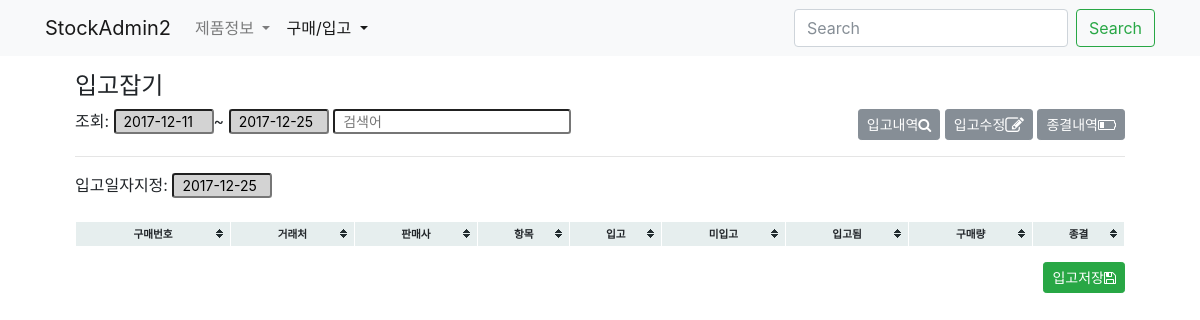
Before: /buy/stockrecord/stocking/ with the older database file.
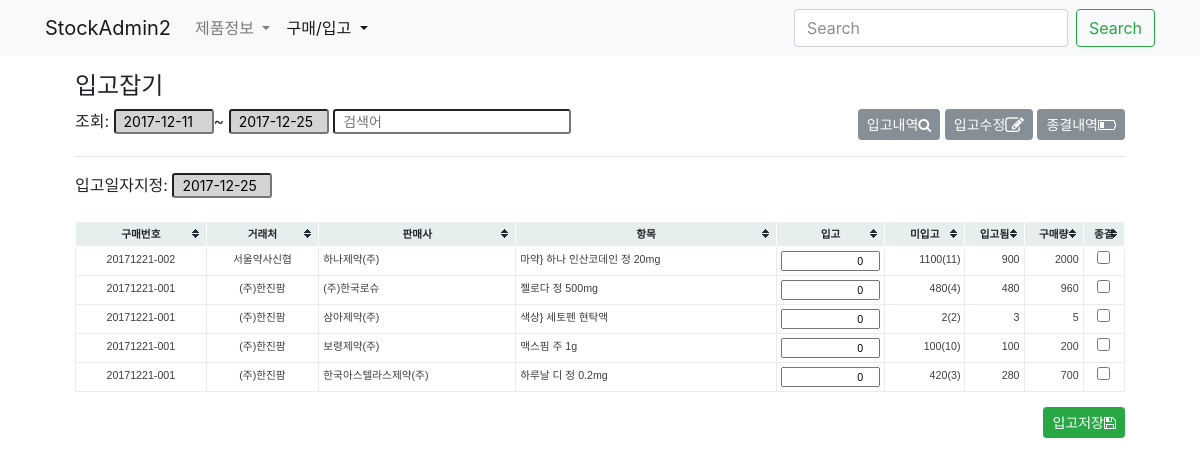
After: the same page with the newer database file.
### buy/models.py (models this page shows, shortened)
class StockRecord(models.Model):
    buyitem = models.ForeignKey(BuyItem, on_delete=models.CASCADE)
    date = models.DateField('입고일자', blank=True, null=True)
    amount = models.IntegerField('입고수량', default=0)
    updated = models.DateTimeField(auto_now=True)
    created = models.DateTimeField(auto_now_add=True)
    objects = StockRecordManager()
    class Meta:
        verbose_name_plural = '입고기록'
        verbose_name = '입고기록'
        ordering = '-buyitem__created',
    def __init__(self, *args, **kwargs):
        super(StockRecord, self).__init__(*args, **kwargs)
        self.old_amount  = self.amount

class BuyItem(models.Model):
    buy = models.ForeignKey(Buy, null=True, blank=True, on_delete=models.CASCADE)
    buyinfo = models.ForeignKey('product.BuyInfo', on_delete=models.PROTECT)
    amount = models.IntegerField('구매수량')
    comment = models.CharField('비고', max_length=50, blank=True)
    isend = models.BooleanField('구매종결', default=False)
    updated = models.DateTimeField(auto_now=True)
    created = models.DateTimeField(auto_now_add=True)
    objects = BuyItemManager()
    class Meta:
        verbose_name = '구매품목'
        verbose_name_plural = '구매품목'
        unique_together = 'buy', 'buyinfo',
    def __init__(self, *args, **kwargs):
        super(BuyItem, self).__init__(*args, **kwargs)
    def get_stocked_sum(self):
        aggset = self.stockrecord_set.aggregate(stocked=Sum('amount'))
        return aggset['stocked'] or 0
    def get_incompleted_stock(self):
        return self.amount - self.get_stocked_sum()
    def get_incompleted_stock_by_pkg(self):
        incompleted_stock = self.get_incompleted_stock()
        pkg_amount = self.buyinfo.product.pkg_amount or 1
        return incompleted_stock//pkg_amount

class Buy(models.Model):
    slug = models.SlugField('구매번호', unique=True, blank=True, editable=False)
    commiter = models.ForeignKey(settings.AUTH_USER_MODEL, blank=True, null=True, on_delete=models.SET_NULL)
    date = models.DateField('구매일자', blank=True, default=timezone.now)
    iscart = models.BooleanField('카트인지', blank=True, default=False)
    updated = models.DateTimeField(auto_now=True)
    created = models.DateTimeField(auto_now_add=True)
    class Meta:
        verbose_name = '구매요청서'
        verbose_name_plural = '구매요청서'
        ordering = '-created',

### product/models.py (models this page shows, shortened)
class BuyInfo(BuyInfoMixin, models.Model):
    slug = models.SlugField('구매코드', unique=True, blank=True)
    product = models.ForeignKey(Product, on_delete=models.CASCADE)
    market = models.ForeignKey(Market, on_delete=models.CASCADE, null=True, blank=True)
    buy_edi_code = models.CharField('보험코드', max_length=50, blank=True, default="")
    date = models.DateField('시작일자', blank=True, default=timezone.now)
    price = models.DecimalField('구매가격', max_digits=50, decimal_places=2, default=0)
    pay_type = models.CharField('급여구분', blank=True, max_length=50, default="")
    pro_type = models.CharField('전문/일반', blank=True, max_length=50, default="")
    active = models.BooleanField('사용중', default=True)
    updated = models.DateTimeField(auto_now=True)
    created = models.DateTimeField(auto_now_add=True)
    objects = BuyInfoManager()
    class Meta:
        verbose_name = '구매정보'
        verbose_name_plural = '구매정보'
        ordering = '-created',

class Market(models.Model):
    name = models.CharField('도매상명', max_length=50, unique=True)
    tel = models.CharField('전화', max_length=50, blank=True, null=True)
    fax = models.CharField('팩스', max_length=50, blank=True, null=True)
    email = models.EmailField('메일', blank=True, null=True)
    updated = models.DateTimeField(auto_now=True)
    created = models.DateTimeField(auto_now_add=True)
    objects = MarketManager()
    class Meta:
        verbose_name = '거래처'
        verbose_name_plural = '거래처'
    def __str__(self):
        return self.name

class Product(models.Model):
    name = models.CharField('제품명', max_length=50, unique=True)
    code = models.CharField('제품코드', max_length=50, unique=True)
    edi_code = models.CharField('보험코드', max_length=50, blank=True, default="")
    company = models.CharField('판매사', max_length=50, blank=True, default="")
    std_unit = models.CharField('제품규격', max_length=10, choices=zip(STD_UNITs, STD_UNITs), default="")
    pkg_amount = models.IntegerField('포장수량', default=1)
    etc_class = models.CharField('기타구분', max_length=10, choices=zip(ETC_CLASS, ETC_CLASS), default='일반')
    apply_root = models.CharField('복용방법', max_length=50, blank=True, default="")
    unit = models.CharField('적용단위', max_length=50, blank=True, default="")
    unit_amount = models.CharField('규격단위량', max_length=50, blank=True, default="")
    op_type = models.CharField('마약류구분', blank=True, max_length=50, default="")
    updated = models.DateTimeField(auto_now=True)
    created = models.DateTimeField(auto_now_add=True)
    objects = ProductManager()
    class Meta:
        verbose_name = '제품'
        verbose_name_plural = '제품'
        ordering = '-created',
    def __str__(self):
        return self.name

### buy/views.py (the view, shortened to what this page needs)
# urls.py: path('stockrecord/stocking/', StockRecordStockingView.as_view(), name='stock-stocking'),
class StockRecordStockingView(FormView):
    form_class = DateForm
    success_url = '.'
    template_name = 'buy/stocking_form.html'
    def get_context_data(self, **kwargs):
        context = super(StockRecordStockingView, self).get_context_data(**kwargs)
        if self.request.method == "POST":
            context['formset'] = StockRecordFormSet(self.request.POST or None)
        else:
            qs = StockRecord.objects.filter(
                buyitem__buy__commiter__isnull=False,
                amount=0,
                buyitem__isend=False
            )
            qf = QueryFilter(self.request, app_name='StockRecord-stocking', queryset=qs)
            qf.set_filter_form_to_context(context)
            qs = qf.filter_by_all()
            context['formset'] = StockRecordFormSet(queryset=qs)
        return context

### buy/forms.py
class DateForm(forms.Form):
    date = forms.DateField(label='구매일자', initial=timezone.now(), required=False)

### core/filter/forms.py
class DateFilterForm(forms.Form):
    start_date = forms.DateField(initial=START_DATE_INI)
    end_date = forms.DateField(initial=END_DATE_INI)

### buy/managers.py (called while the page is built)
    def get_queryset(self):
        return StockRecordQuerySet(self.model, using=self._db)

### core/filter/views.py (called while the page is built)
    def set_filter_form_to_context(self, context, date_form_name=None, search_form_name=None):
        context[date_form_name or self.date_form_name] = self.get_date_filter_form()
        context[search_form_name or self.search_form_name] = self.get_search_filter_form()
        return self

    def get_date_filter_form(self):
        Form = self.form_classes['date']
        return Form(self.request.GET or None)

    def get_search_filter_form(self):
        Form = self.form_classes['search']
        search_form = Form(self.request.GET or None)
        return search_form

    def filter_by_search(self, app_name=None, queryset=None, inplace=True):
        search_form = self.get_search_filter_form()
        qs = queryset or self.queryset
        if not qs:
            return qs
        if search_form.is_valid():
            searches = search_form.cleaned_data.get('search')
            qs = filter_searches(qs, searches, app_name or self.app_name)
        if inplace:
            self.queryset = qs
        return qs

    def filter_by_all(self, **kwargs):
        self.filter_by_date(inplace=True, **kwargs)
        self.filter_by_search(inplace=True, **kwargs)
        return self.queryset

### buy/templates/buy/stocking_form.html (shortened to what this page needs)
{% extends "buy/buy_base.html" %}
{% load humanize %}
{% load widget_tweaks %}
{% block buy_header %}
<div class="col-12">
    <h4>입고잡기</h4>
<form id="form-filter" class="form" method="get" action=".">
    <div class="form-group form-row">
        <div class="col-6">
            {% include "buy/components/filter_form.html" %}
        </div>
        <div class="col-6 text-right">
            <a class="btn btn-secondary btn-sm" href="{% url 'buy:stock-agg' 'StockRecord' %}?{{ request.GET.urlencode }}">
                입고내역<i class="fa fa-search" aria-hidden="true"></i>
            </a>
            <a class="btn btn-secondary btn-sm" href="{% url 'buy:stock-stocked' %}?{{ request.GET.urlencode }}">
                입고수정<i class="fa fa-pencil-square-o fa-lg" aria-hidden="true"></i>
            </a>
            <a class="btn btn-secondary btn-sm" href="{% url 'buy:buyitem-update-set' %}?{{ request.GET.urlencode }}">
                종결내역<i class="fa fa-battery-quarter" aria-hidden="true"></i>
            </a>
        </div>
    </div>
</form>
</div>
{% endblock buy_header %}
{% block buy_content %}
<div class="col-12">
    <hr>
    <form method="post" action=".">
        <div class="form-group text-left">
            <label>입고일자지정:</label>
            {% render_field form.date class="form-control-sm datepicker" readonly="true" tabindex="-1" %}
        </div>
        <table class="table-bordered tablesorter tablesorter-sortable">
            <thead class="text-center thead-light">
                <tr>
                    <th>구매번호</th>
                    <th>거래처</th>
                    <th>판매사</th>
                    <th>항목</th>
                    <th>입고</th>
                    <th>미입고</th>
                    <th>입고됨</th>
                    <th>구매량</th>
                    <th>종결</th>
                </tr>
            </thead>
            <tbody>
                {% for form in formset %}
                <tr>
                    <td class="text-center">{{ form.instance.buyitem.buy.slug }}</td>
                    <td class="text-center">{{ form.instance.buyitem.buyinfo.market }}</td>
                    <td>{{ form.instance.buyitem.buyinfo.product.company }}</td>
                    <td>{{ form.buyitem }}{{ form.instance.buyitem.buyinfo.product }}</td>
                    {% with amount_step=form.instance.buyitem.buyinfo.product.pkg_amount amount_rest=form.instance.buyitem.get_incompleted_stock %}
                    <td class="amount">{% render_field form.amount step=amount_step min=0 max=amount_rest %}</td>
                    {% endwith %}
                    <td class="text-right">
                        {{ form.instance.buyitem.get_incompleted_stock }}({{ form.instance.buyitem.get_incompleted_stock_by_pkg }})
                    </td>
                    <td class="text-right">{{ form.instance.buyitem.get_stocked_sum }}</td>
                    <td class="text-right">{{ form.instance.buyitem.amount }}</td>
                    <td class="text-center">{{ form.end|attr:"tabindex:-1" }}</td>
                </tr>
                {% endfor %}
            </tbody>
        </table>
        <div class="form-group text-right">
            <button type="submit" class="btn btn-success btn-sm">입고저장<i class="fa fa-floppy-o" aria-hidden="true"></i></button>
        </div>
    </form>
</div>
{% endblock buy_content %}

### buy/templates/buy/buy_base.html (shortened to what this page needs)
{% extends "base.html" %}
{% block content %}
<div class="container">
    <div class="col-12 my-3">
    {% block buy_header %}{% endblock buy_header %}
    </div>
    <div class="col-12">
    {% block buy_content %}{% endblock buy_content %}
    </div>
    <div style="min-height: 200px;">
    </div>
</div>
{% endblock content %}

### templates/base.html (shortened to what this page needs)
<!DOCTYPE html>
<html>
<head>
    {% include "components/static.html" %}
</head>
<body>
    {% include "components/navbar.html" %}
    {% block content %}{% endblock content %}
</body>
</html>

### templates/components/static.html (shortened to what this page needs)
{% load static %}
<link rel="stylesheet" type="text/css" href="{% static "bootstrap-4.0.0-beta.2-dist/css/bootstrap.css" %}">
<link rel="stylesheet" type="text/css" href="{% static "jquery-ui-1.12.1/jquery-ui.min.css" %}">
<link rel="stylesheet" type="text/css" href="{% static "tablesorter/themes/blue/style.css" %}">
<link rel="stylesheet" type="text/css" href="{% static "font-awesome-4.7.0/css/font-awesome.min.css" %}">
<link rel="stylesheet" type="text/css" href="{% static "css/common.css" %}">

### templates/components/navbar.html (shortened to what this page needs)
{% url 'product:list' as product_list %}
{% url 'buy:buy-list' as buy_list %}
<nav class="navbar navbar-expand-lg navbar-light bg-light">
	<div class="container">
		<div class="collapse navbar-collapse" id="navbarTogglerDemo01">
		    <a class="navbar-brand" href="/">StockAdmin2</a>
		    <ul class="navbar-nav mr-auto mt-2 mt-lg-0">
				<li class="nav-item dropdown">
					<a class="nav-link dropdown-toggle {% if product_list in request.path %}active{% endif %}" href="#" id="navbarDropdownMenuLink" data-toggle="dropdown" aria-haspopup="true" aria-expanded="false">
					제품정보
					</a>
				</li>
		   		<li class="nav-item dropdown">
			        <a class="nav-link dropdown-toggle {% if buy_list in request.path %}active{% endif %}" href="#" id="navbarDropdownMenuLink" data-toggle="dropdown" aria-haspopup="true" aria-expanded="false">
			          구매/입고
			        </a>
				</li>
		    </ul>
		    <form class="form-inline my-2 my-lg-0">
		      <input class="form-control mr-sm-2" type="text" placeholder="Search" aria-label="Search">
		      <button class="btn btn-outline-success my-2 my-sm-0" type="submit">Search</button>
		    </form>
		</div>
	</div>
</nav>

### buy/templates/buy/components/filter_form.html (shortened to what this page needs)
{% load widget_tweaks %}
        조회:
        {% render_field date_filter_form.start_date class="form-control-sm datepicker datepicker-start" readonly="true" tabindex=-1 %}~
        {% render_field date_filter_form.end_date class="form-control-sm datepicker datepicker-end" readonly="true" tabindex=-1 %}
        {% render_field search_filter_form.search class="form-control-sm" placeholder="검색어" %}

### static/tablesorter/themes/blue/style.css (style rules this page uses)
table.tablesorter { font-family:arial; background-color: #CDCDCD; margin:10px 0pt 15px; font-size: 8pt; width: 100%; text-align: left; }
table.tablesorter thead tr th, table.tablesorter tfoot tr th { background-color: #e6EEEE; border: 1px solid #FFF; font-size: 8pt; padding: 4px; }
table.tablesorter thead tr .header { background-image: url(bg.gif); background-repeat: no-repeat; background-position: center right; cursor: pointer; }
table.tablesorter tbody td { color: #3D3D3D; padding: 4px; background-color: #FFF; vertical-align: top; }

### static/css/common.css (style rules this page uses)
.datepicker { width: 100px; height: 25px !important; background-color: lightgray; }
input[name=search] { height: 25px !important; }
table.tablesorter thead { text-align: center; }
table.tablesorter input[type=text], table.tablesorter input[type=number], table.tablesorter select { width: 100%; padding: 0; margin: 0; }
table.tablesorter input[type=number] { text-align: right; }
td.amount { width: 100px; }

Changed rows visible on the page:
added StockRecord: instance.buyitem.buy.slug "20171221-002", instance.buyitem.buyinfo.market "서울약사신협", instance.buyitem.buyinfo.product.company "하나제약(주)", instance.buyitem.buyinfo.product "마약} 하나 인산코데인 정 20mg", instance.buyitem.get_incompleted_stock "1100", instance.buyitem.get_incompleted_stock_by_pkg "11", instance.buyitem.get_stocked_sum "900", instance.buyitem.amount "2000"
added StockRecord: instance.buyitem.buy.slug "20171221-001", instance.buyitem.buyinfo.market "(주)한진팜", instance.buyitem.buyinfo.product.company "(주)한국로슈", instance.buyitem.buyinfo.product "젤로다 정 500mg", instance.buyitem.get_incompleted_stock "480", instance.buyitem.get_incompleted_stock_by_pkg "4", instance.buyitem.get_stocked_sum "480", instance.buyitem.amount "960"
added StockRecord: instance.buyitem.buy.slug "20171221-001", instance.buyitem.buyinfo.market "(주)한진팜", instance.buyitem.buyinfo.product.company "삼아제약(주)", instance.buyitem.buyinfo.product "색상} 세토펜 현탁액", instance.buyitem.get_incompleted_stock "2", instance.buyitem.get_incompleted_stock_by_pkg "2", instance.buyitem.get_stocked_sum "3", instance.buyitem.amount "5"
added StockRecord: instance.buyitem.buy.slug "20171221-001", instance.buyitem.buyinfo.market "(주)한진팜", instance.buyitem.buyinfo.product.company "보령제약(주)", instance.buyitem.buyinfo.product "맥스핌 주 1g", instance.buyitem.get_incompleted_stock "100", instance.buyitem.get_incompleted_stock_by_pkg "10", instance.buyitem.get_stocked_sum "100", instance.buyitem.amount "200"
added StockRecord: instance.buyitem.buy.slug "20171221-001", instance.buyitem.buyinfo.market "(주)한진팜", instance.buyitem.buyinfo.product.company "한국아스텔라스제약(주)", instance.buyitem.buyinfo.product "하루날 디 정 0.2mg", instance.buyitem.get_incompleted_stock "420", instance.buyitem.get_incompleted_stock_by_pkg "3", instance.buyitem.get_stocked_sum "280", instance.buyitem.amount "700"
Other visible differences:
new list line: "0 ( ) ☐"
